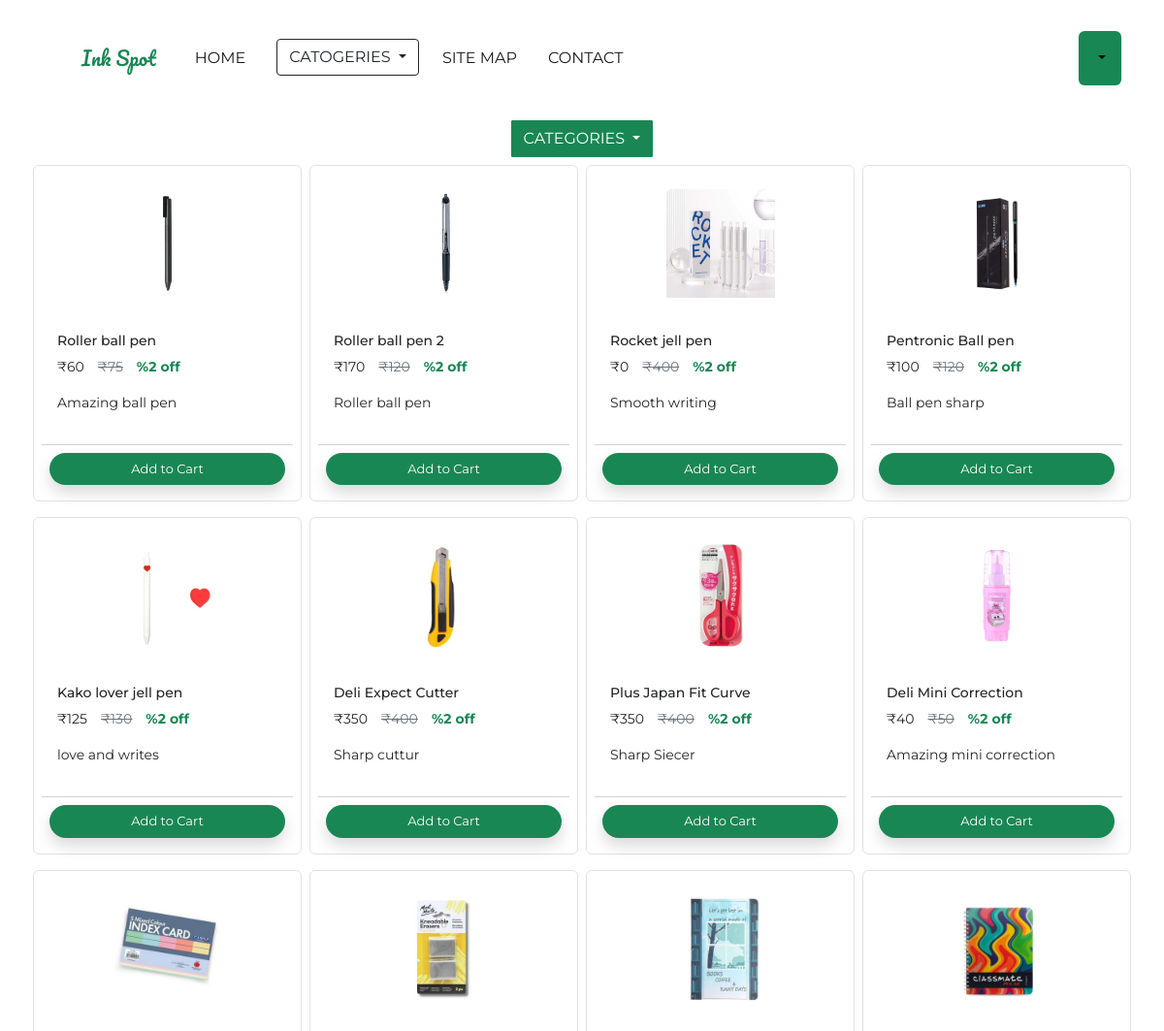
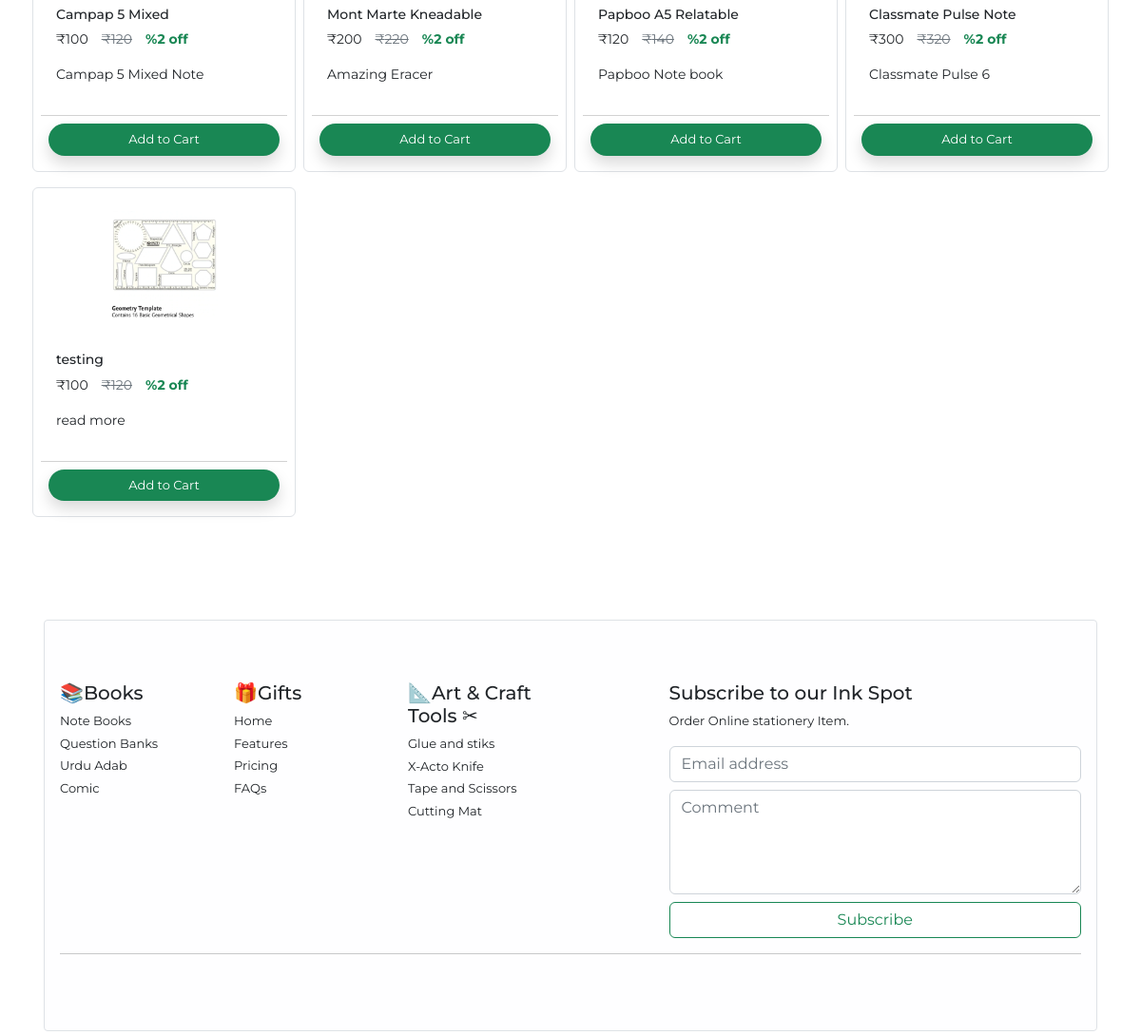
The app's page /product/ with its own data (2 pictures, top to bottom).
### Ink_Spot/models/product.py (models this page shows, shortened)
class Product(models.Model):
    name = models.CharField(max_length=20)
    discount = models.CharField(max_length=10)
    price = models.IntegerField(default=0)
    desc = models.CharField(max_length=40)
    image = models.ImageField(upload_to="Uploads\product")
    categories = models.ForeignKey(Categories,on_delete=models.CASCADE, default=1)
    @staticmethod
    def get_all():
        return Product.objects.all()

### Ink_Spot/views.py (the view, shortened to what this page needs)
# urls.py: path('product/',product),
def product(request):
    if request.method == "GET":
        cart = request.POST.get('cart')
        if cart:
            request.session.get('cart').clear()
    cart = request.session.get('cart')
    if not cart:
        request.session.cart = {}
    product = None
    cat = Categories.all_catogaries()
    categoryID = request.GET.get('categories')
    if categoryID:
        product = Product.get_all_filter(categoryID)
    else:
        product = Product.get_all()
    user_profile = (request.session.get('name'))
    login_button = None
    if user_profile:
        login_button = None
    else:
        login_button = "LOGIN"
    data = {}
    data['product'] = product
    data['catogereis'] = cat
    data['user'] = user_profile
    data['login']= login_button
    return render(request, 'product.html',data)

### Ink_Spot/models/categories.py (called while the page is built)
    @staticmethod
    def all_catogaries():
        return Categories.objects.all()

### Ink_Spot/templatetags/cart.py (called while the page is built)
@register.filter(name='check_cart')
def check_cart(product , cart):
    keys = cart.keys()
    for id in keys:
        if int(id) == product.id:
            return True
    return False;

### templates/product.html (shortened to what this page needs)
{% extends 'base.html' %}
{% block content %}
  {% load cart %}
    <div class="contain text-center w-max  mt-2 p-1 ">
      <div class="row mx-auto "   >
        <div class="dropdown ">
          <button class="btn btn-success  dropdown-toggle" type="button" data-bs-toggle="dropdown" aria-expanded="false" style="border-radius:1px;">
            CATEGORIES
          </button>
        </div>
 </div>
    </div>
    <div class="container  ">
      <div class="row">
            {% for i in product %}
            <div class=" col-lg-3 col-6 p-1 pl-1  ">
              <div class="mb-2 p-2 card  rounded border rouded-3  " id="{{i.id}}" width="12rem" >
                <img src="{{i.image.url}}" class="card-img-top mx-auto text-center m-3" style="width: 7rem;" alt="..." >
                <div class="card-body">
                  <p class=" h6 card-title larg mt-1 small">{{i.name}}</p>
                    <p class="small"><span>&#8377;</span>{{i.price}}&emsp;<del class=" disabled text-secondary"><span>&#8377;</span>{{i.discount}}</del>&emsp;<b class="text-success">%2 off</b></p>
                    <p class="small">
                    {{i.desc}}
                    </p>
                </div>
                <div class="card-footer bg-white p-2">
                  {% if i|check_cart:request.session.cart %}
                  <div class="row no-gutters p-0" >
                    <form action="/product/#{{i.id}}" class="col-2 p-0" method="post">
                      {% csrf_token %}
                      <input name="product" hidden type="text" value='{{i.id}}' />
                      <input type="text" hidden name="remove" class="p-0" value="true">
                      <input type="submit"  value="-" class="col-2 btn  btn-success text-white">
                    </form>
                  <input name="product" hidden type="text" value='{{i.id}}' />
                      <div class="text-center col pt-2 "><stronge>{{i|check_count:request.session.cart }}</stronge></div>
                      <form action="/product/#{{i.id}}" class="col-2 p-0" method="post">
                      {% csrf_token %}
                      <input name="product" hidden type="text" value='{{i.id}}' />
                      <input type="submit" value="+" class=" btn   btn-success text-white">
                      </form>
                    </div>
                  {% else %}
                  <form action="/product/#{{i.id}}" method="POST" class="btn-block p-0">
                  <input type="submit"  class="btn  border-rounded border-opacity-75 bg-success rounded-5 shadow  w-100 text-white" name="cart" style="height:2rem;font-size: small;height: auto; "  value="Add to Cart" />
                  </form>
                    {% endif %}
                </div>
           </div>
          </div>
           {% endfor %}
</div>
{% endblock %}

### templates/base.html (shortened to what this page needs)
<!doctype html>
<html lang="en">
  <head>
    {% load static %}
    <link href="{% static 'css/main.css' %}" rel="stylesheet">
  </head>
  <body style="font-family: 'Montserrat', sans-serif;  ;background-color: #ffffff;behavior:smoth;" >
    <nav class="navbar navbar-expand-lg bg-white  m-3 p-3  ">
      <div class="container-fluid">
        <a class="navbar-brand text-success " href="/" style="font-family: 'Pacifico', cursive;">Ink Spot</a>
        <div class="collapse navbar-collapse" id="navbarSupportedContent">
          <ul class="navbar-nav me-auto mb-2 mb-lg-0">
            <li class="nav-item ">
              <a class="nav-link active ps-4" aria-current="page" href="/" >HOME</a>
            </li>
            <li class="nav-item  ">
                <div class="dropdown  ps-4">
                    <button class="btn  btn-white rounded-1 text-dark border border-dark dropdown-toggle" type="button" data-bs-toggle="dropdown" aria-expanded="false">
                      CATOGERIES
                    </button>
                </div>
            </li>
            <li class="nav-item  ">
              <a class="nav-link active ps-4" href="#">SITE MAP</a>
            </li>
            <li class="nav-item  ">
              <a class="nav-link active ps-4" href="#" >CONTACT</a>
            </li>
          </ul>
          <form class="d-flex">
            <ul class="navbar-nav me-auto  bg-success p-2 rounded shadow-sm mb-lg-0">
            <li class="nav-item dropdown ">
              <a class="nav-link dropdown-toggle active" href="#" role="button" data-bs-toggle="dropdown" aria-expanded="false" >
              </a>
             </li>
             </ul>
          </form>
        </div>
      </div>
    </nav>
    {% block content %}
    {% endblock %}
    <br>
    <br>
    <div class="m-1 p-3 rounded-1 mt-5 border " style="background-color: #fefeff ;">
    <footer class="py-5">
      <div class="row">
        <div class="col-6 col-md-2 fontsize text-dark">
          <h5>📚Books</h5>
          <ul class="nav flex-column">
            <li class="nav-item mb-1"><a href="#" class="nav-link p-0 text-dark">Note Books</a></li>
            <li class="nav-item mb-1"><a href="#" class="nav-link p-0 text-dark">Question Banks</a></li>
            <li class="nav-item mb-1"><a href="#" class="nav-link p-0 text-dark">Urdu Adab</a></li>
            <li class="nav-item mb-1"><a href="#" class="nav-link p-0 text-dark">Comic</a></li>
          </ul>
        </div>
        <div class="col-6 col-md-2 mb-3 fontsize text-dark">
          <h5>🎁Gifts</h5>
          <ul class="nav flex-column">
            <li class="nav-item mb-1"><a href="#" class="nav-link p-0 text-dark">Home</a></li>
            <li class="nav-item mb-1"><a href="#" class="nav-link p-0 text-dark">Features</a></li>
            <li class="nav-item mb-1"><a href="#" class="nav-link p-0 text-dark">Pricing</a></li>
            <li class="nav-item mb-1"><a href="#" class="nav-link p-0 text-dark">FAQs</a></li>
          </ul>
        </div>
        <div class="col-6 col-md-2 mb-3 fontsize text-dark">
          <h5>📐Art & Craft Tools ✂</h5>
          <ul class="nav flex-column">
            <li class="nav-item mb-1"><a href="#" class="nav-link p-0 text-dark">Glue and stiks</a></li>
            <li class="nav-item mb-1"><a href="#" class="nav-link p-0 text-dark"> X-Acto Knife</a></li>
            <li class="nav-item mb-1"><a href="#" class="nav-link p-0 text-dark">Tape and Scissors</a></li>
            <li class="nav-item mb-1"><a href="#" class="nav-link p-0 text-dark">Cutting Mat</a></li>
          </ul>
        </div>
        <div class="col-md-5 offset-md-1 fontsize text-dark">
          <form>
            <h5>Subscribe to our Ink Spot</h5>
            <p>Order Online stationery Item.</p>
            <div class="d-flex flex-column flex-sm-column w-100 gap-2">
              <input id="newsletter1" type="text" class="form-control" placeholder="Email address">
              <div class="form-outline w-100">
                <textarea class="form-control" id="textAreaExample" rows="4"
                  style="background: #fff;" placeholder="Comment"></textarea>
              </div>
              <button class="btn border-success text-success" style="background-color:rgb(255, 255, 255);" type="button">Subscribe</button>
            </div>
          </form>
        </div>
      </div>
      <hr>
    </footer>
  </div>
  </body>
</html>

### templates/base.html (style rules this page uses)
.fontsize { font-size: small; }

### records on screen
Product: image (picture), name "Roller ball pen", price "60", discount "75", desc "Amazing ball pen"
Product: image (picture), name "Roller ball pen 2", price "170", discount "120", desc "Roller ball pen"
Product: image (picture), name "Rocket jell pen", price "0", discount "400", desc "Smooth writing"
Product: image (picture), name "Pentronic Ball pen", price "100", discount "120", desc "Ball pen sharp"
Product: image (picture), name "Kako lover jell pen", price "125", discount "130", desc "love and writes"
Product: image (picture), name "Deli Expect Cutter", price "350", discount "400", desc "Sharp cuttur"
Product: image (picture), name "Plus Japan Fit Curve", price "350", discount "400", desc "Sharp Siecer"
Product: image (picture), name "Deli Mini Correction", price "40", discount "50", desc "Amazing mini correction"
Product: image (picture), name "Campap 5 Mixed", price "100", discount "120", desc "Campap 5 Mixed Note"
Product: image (picture), name "Mont Marte Kneadable", price "200", discount "220", desc "Amazing Eracer"
Product: image (picture), name "Papboo A5 Relatable", price "120", discount "140", desc "Papboo Note book"
Product: image (picture), name "Classmate Pulse Note", price "300", discount "320", desc "Classmate Pulse 6"
Product: image (picture), name "testing", price "100", discount "120", desc "read more"
